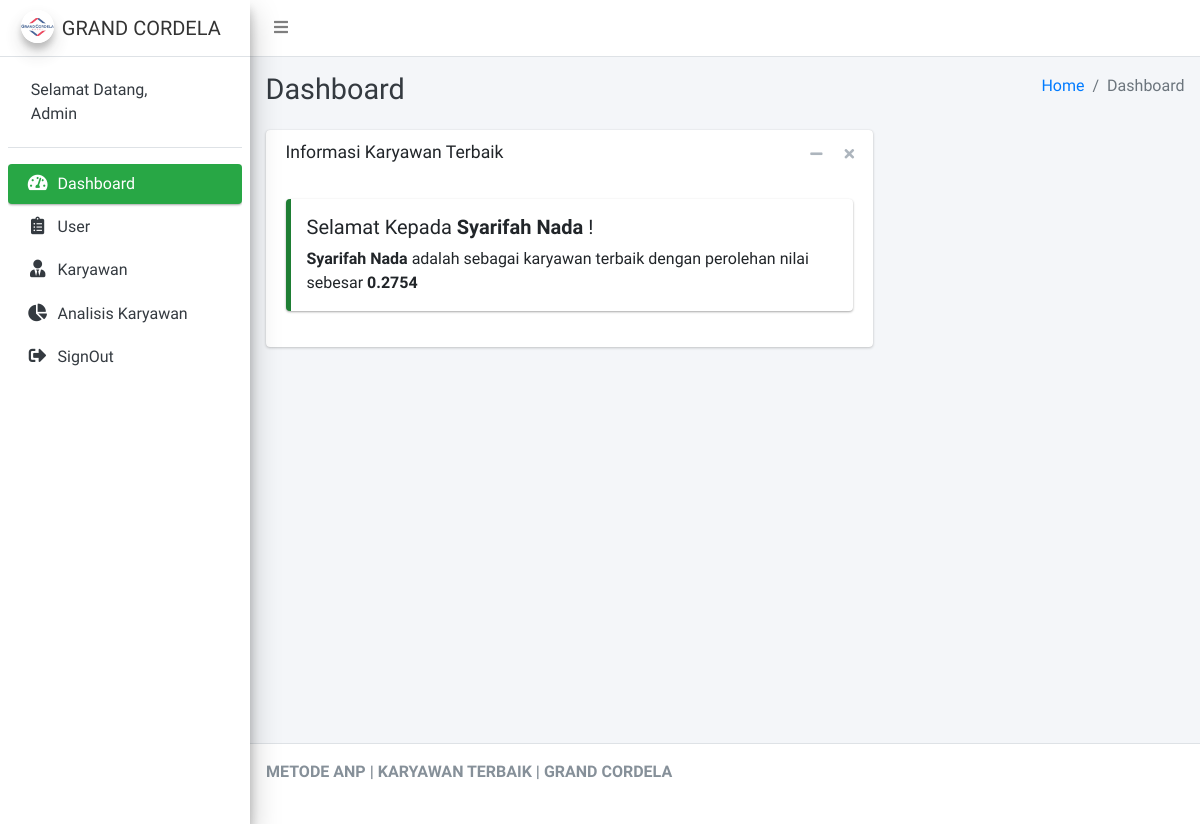
/index.php/Admin/cDashboard (signed in), run on an earlier commit of the app's database.
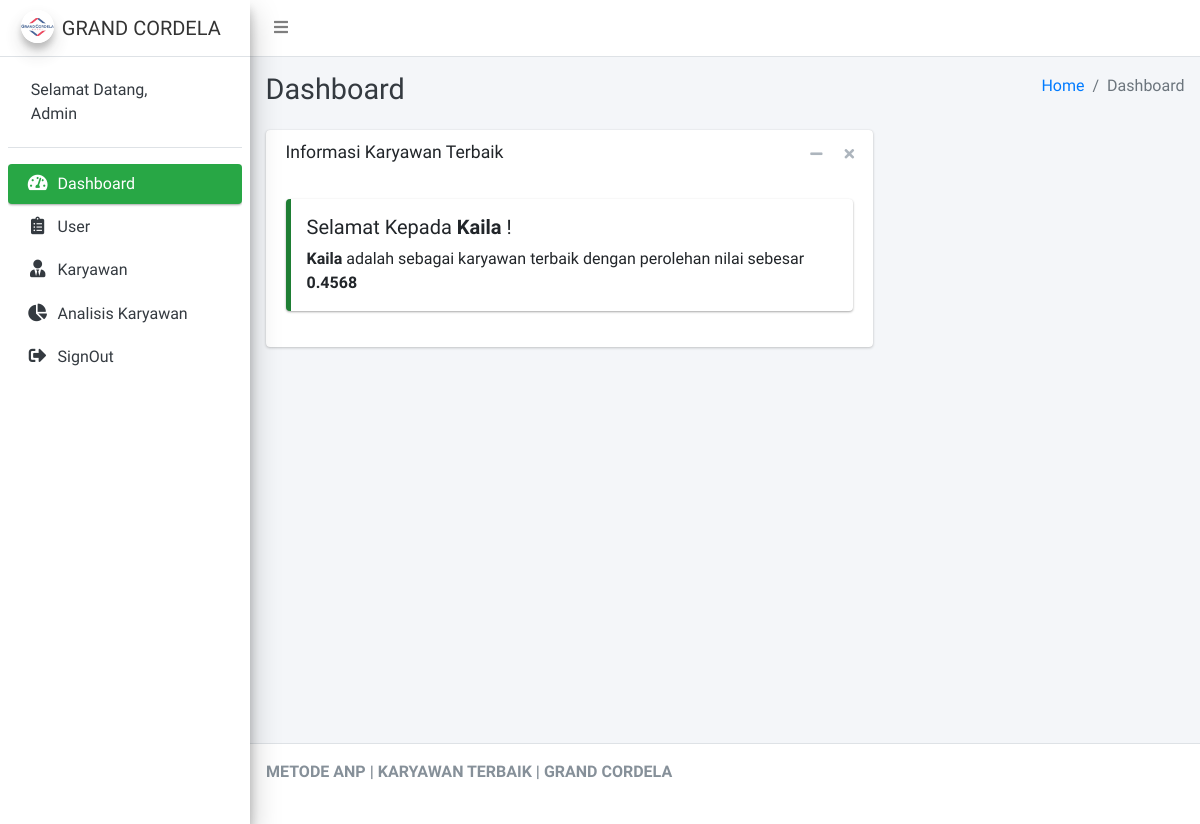
And on a later commit of the database.
### tables this page shows
CREATE TABLE `analisis` (
  `id_analisis` int(11) NOT NULL,
  `id_karyawan` int(11) NOT NULL,
  `tgl_proses` varchar(20) NOT NULL,
  `absensi` int(11) NOT NULL,
  `kualitas` int(11) NOT NULL,
  `lama_kerja` int(11) NOT NULL,
  `lemburan` int(11) DEFAULT NULL,
  `hasil` double NOT NULL,
  `periode` int(11) NOT NULL
);

CREATE TABLE `karyawan` (
  `id_karyawan` int(11) NOT NULL,
  `id_user` int(11) NOT NULL,
  `nama_kar` varchar(125) NOT NULL,
  `jk_kar` varchar(30) NOT NULL,
  `alamat` text NOT NULL,
  `divisi` varchar(30) NOT NULL,
  `jabatan` varchar(30) NOT NULL,
  `no_hp` varchar(15) NOT NULL,
  `username` varchar(50) NOT NULL,
  `password` varchar(50) NOT NULL,
  `tgl_mulai_kerja` varchar(15) NOT NULL
);

### application/controllers/Admin/cDashboard.php (called while the page is built, shortened)
<?php
class cDashboard extends CI_Controller
{
	public function index()
	{
		$data = array(
		);
		$this->load->view('Admin/Layout/head');
		$this->load->view('Admin/Layout/aside');
		$this->load->view('Admin/vDashboard', $data);
		$this->load->view('Admin/Layout/footer');
	}
}

### index.php (called while the page is built, shortened)
<?php
require_once BASEPATH.'core/CodeIgniter.php';

### application/views/Admin/vDashboard.php (the view, shortened to what this page needs)
<div class="content-wrapper">
	<div class="content-header">
		<div class="container-fluid">
			<div class="row mb-2">
				<div class="col-sm-6">
					<h1 class="m-0 text-dark">Dashboard</h1>
				</div>
				<div class="col-sm-6">
					<ol class="breadcrumb float-sm-right">
						<li class="breadcrumb-item"><a href="#">Home</a></li>
						<li class="breadcrumb-item active">Dashboard</li>
					</ol>
				</div>
			</div>
		</div>
	</div>
	<section class="content">
		<div class="container-fluid">
			<div class="row">
				<div class="col-md-8">
					<div class="card">
						<div class="card-header border-transparent">
							<h3 class="card-title">Informasi Karyawan Terbaik</h3>
							<div class="card-tools">
								<button type="button" class="btn btn-tool" data-card-widget="collapse">
									<i class="fas fa-minus"></i>
								</button>
								<button type="button" class="btn btn-tool" data-card-widget="remove">
									<i class="fas fa-times"></i>
								</button>
							</div>
						</div>
						<?php
						$karyawan = $this->db->query("SELECT * FROM `analisis` JOIN karyawan ON analisis.id_karyawan=karyawan.id_karyawan ORDER BY hasil DESC LIMIT 1")->row();
						?>
						<div class="card-body">
							<div class="callout callout-success">
								<h5>Selamat Kepada <strong><?= $karyawan->nama_kar ?></strong> !</h5>
								<p><strong><?= $karyawan->nama_kar ?></strong> adalah sebagai karyawan terbaik dengan perolehan nilai sebesar <strong><?= $karyawan->hasil ?></strong></p>
							</div>
						</div>
					</div>
				</div>
			</div>
		</div>
	</section>
</div>

### application/views/Admin/Layout/head.php (shortened to what this page needs)
<!DOCTYPE html>
<html>
<head>
	<link rel="stylesheet" href="<?= base_url('asset/AdminLTE/') ?>plugins/fontawesome-free/css/all.min.css">
	<link rel="stylesheet" href="https://code.ionicframework.com/ionicons/2.0.1/css/ionicons.min.css">
	<link rel="stylesheet" href="<?= base_url('asset/AdminLTE/') ?>plugins/tempusdominus-bootstrap-4/css/tempusdominus-bootstrap-4.min.css">
	<link rel="stylesheet" href="<?= base_url('asset/AdminLTE/') ?>dist/css/adminlte.min.css">
	<link rel="stylesheet" href="<?= base_url('asset/AdminLTE/') ?>plugins/overlayScrollbars/css/OverlayScrollbars.min.css">
	<link rel="stylesheet" href="<?= base_url('asset/AdminLTE/') ?>plugins/daterangepicker/daterangepicker.css">
	<link rel="stylesheet" href="<?= base_url('asset/AdminLTE/') ?>plugins/summernote/summernote-bs4.css">
	<link rel="stylesheet" href="<?= base_url('asset/AdminLTE/') ?>plugins/datatables-bs4/css/dataTables.bootstrap4.min.css">
	<link rel="stylesheet" href="<?= base_url('asset/AdminLTE/') ?>plugins/datatables-responsive/css/responsive.bootstrap4.min.css">
	<link rel="stylesheet" href="<?= base_url('asset/AdminLTE/') ?>plugins/daterangepicker/daterangepicker.css">
	<link rel="stylesheet" href="<?= base_url('asset/AdminLTE/') ?>plugins/select2/css/select2.min.css">
	<link rel="stylesheet" href="<?= base_url('asset/AdminLTE/') ?>plugins/select2-bootstrap4-theme/select2-bootstrap4.min.css">
</head>
<body class="hold-transition sidebar-mini layout-fixed">
	<div class="wrapper">
		<nav class="main-header navbar navbar-expand navbar-white navbar-light">
			<ul class="navbar-nav">
				<li class="nav-item">
					<a class="nav-link" data-widget="pushmenu" href="#" role="button"><i class="fas fa-bars"></i></a>
				</li>
			</ul>
		</nav>

### application/views/Admin/Layout/aside.php
<aside class="main-sidebar sidebar-light-success elevation-4">
	<a href="index3.html" class="brand-link">
		<img src="<?= base_url('asset/logo.jpg') ?>" alt="AdminLTE Logo" class="brand-image img-circle elevation-3" style="opacity: .8">
		<span class="brand-text font-weight-light">GRAND CORDELA</span>
	</a>
	<div class="sidebar">
		<div class="user-panel mt-3 pb-3 mb-3 d-flex">
			<div class="image">
			</div>
			<div class="info">
				<a href="#" class="d-block">Selamat Datang, <br>Admin</a>
			</div>
		</div>
		<nav class="mt-2">
			<ul class="nav nav-pills nav-sidebar flex-column" data-widget="treeview" role="menu" data-accordion="false">
				<li class="nav-item">
					<a href="<?= base_url('Admin/cDashboard') ?>" class="nav-link   <?php if ($this->uri->segment(1) == 'Admin' && $this->uri->segment(2) == 'cDashboard') {
																						echo 'active';
																					}  ?>">
						<i class="nav-icon fas fa-tachometer-alt"></i>
						<p>Dashboard</p>
					</a>
				</li>
				<li class="nav-item">
					<a href="<?= base_url('Admin/cUser') ?>" class="nav-link   <?php if ($this->uri->segment(1) == 'Admin' && $this->uri->segment(2) == 'cUser') {
																					echo 'active';
																				}  ?>">
						<i class="nav-icon fas fa-clipboard-list"></i>
						<p>User</p>
					</a>
				</li>
				<li class="nav-item">
					<a href="<?= base_url('Admin/cKaryawan') ?>" class="nav-link   <?php if ($this->uri->segment(1) == 'Admin' && $this->uri->segment(2) == 'cKaryawan') {
																						echo 'active';
																					}  ?>">
						<i class="nav-icon fas fa-user-tie"></i>
						<p>Karyawan</p>
					</a>
				</li>
				<li class="nav-item">
					<a href="<?= base_url('Admin/cAnalisis') ?>" class="nav-link   <?php if ($this->uri->segment(1) == 'Admin' && $this->uri->segment(2) == 'cAnalisis') {
																						echo 'active';
																					}  ?>">
						<i class="nav-icon fas fa-chart-pie"></i>
						<p>Analisis Karyawan</p>
					</a>
				</li>
				<li class="nav-item">
					<a href="<?= base_url('cAuth/logout') ?>" class="nav-link">
						<i class="nav-icon fas fa-sign-out-alt"></i>
						<p>SignOut</p>
					</a>
				</li>
			</ul>
		</nav>
	</div>
</aside>

### application/views/Admin/Layout/footer.php (shortened to what this page needs)
<footer class="main-footer">
	<strong>METODE ANP | KARYAWAN TERBAIK | GRAND CORDELA</strong>
</footer>
</div>
</body>
</html>

What changed in the data, as far as the page shows it:
no longer on this page (row edited): analisis: id_karyawan.nama_kar "Syarifah Nada", hasil "0.2754"
added analisis: id_karyawan.nama_kar "Kaila", hasil "0.4568"
